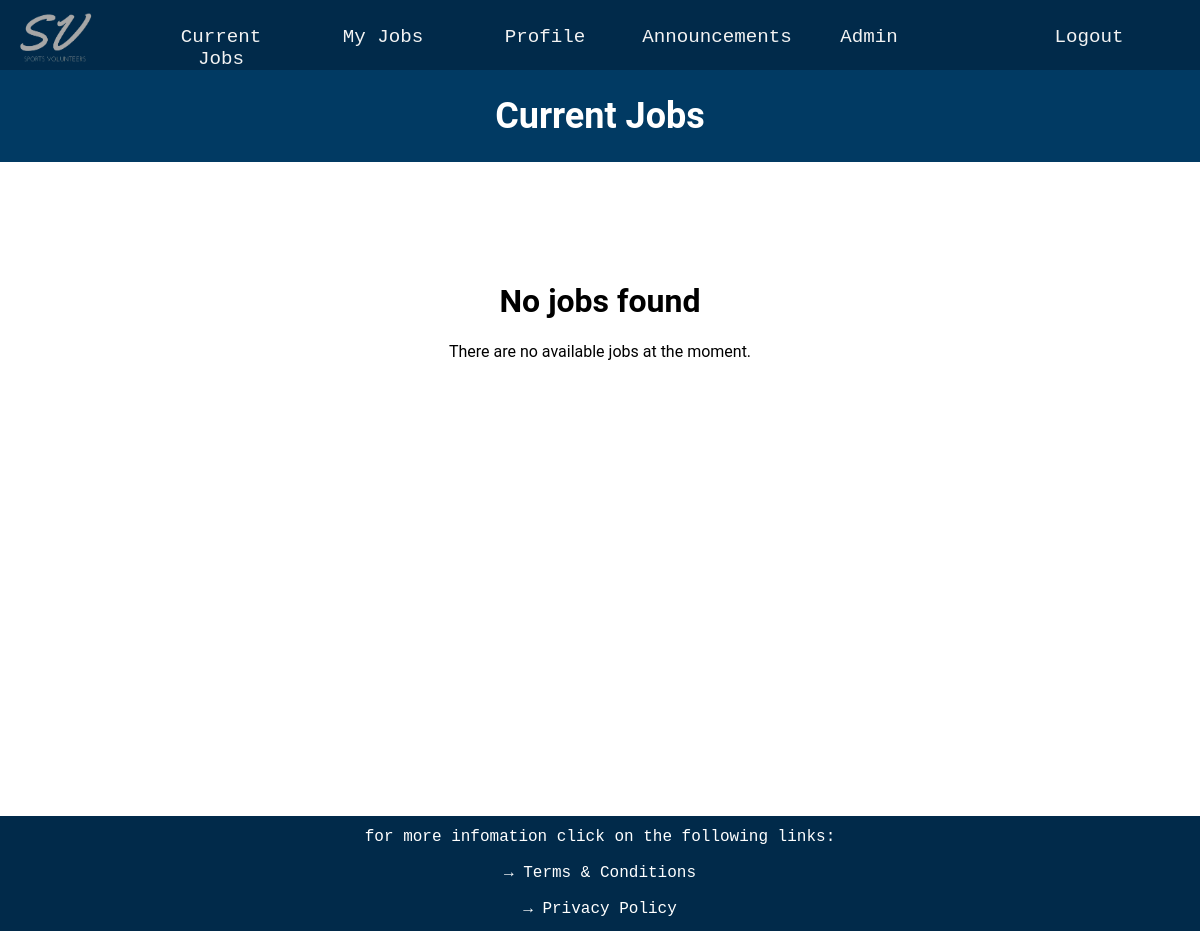
The app's page /current_jobs (signed in), older data.
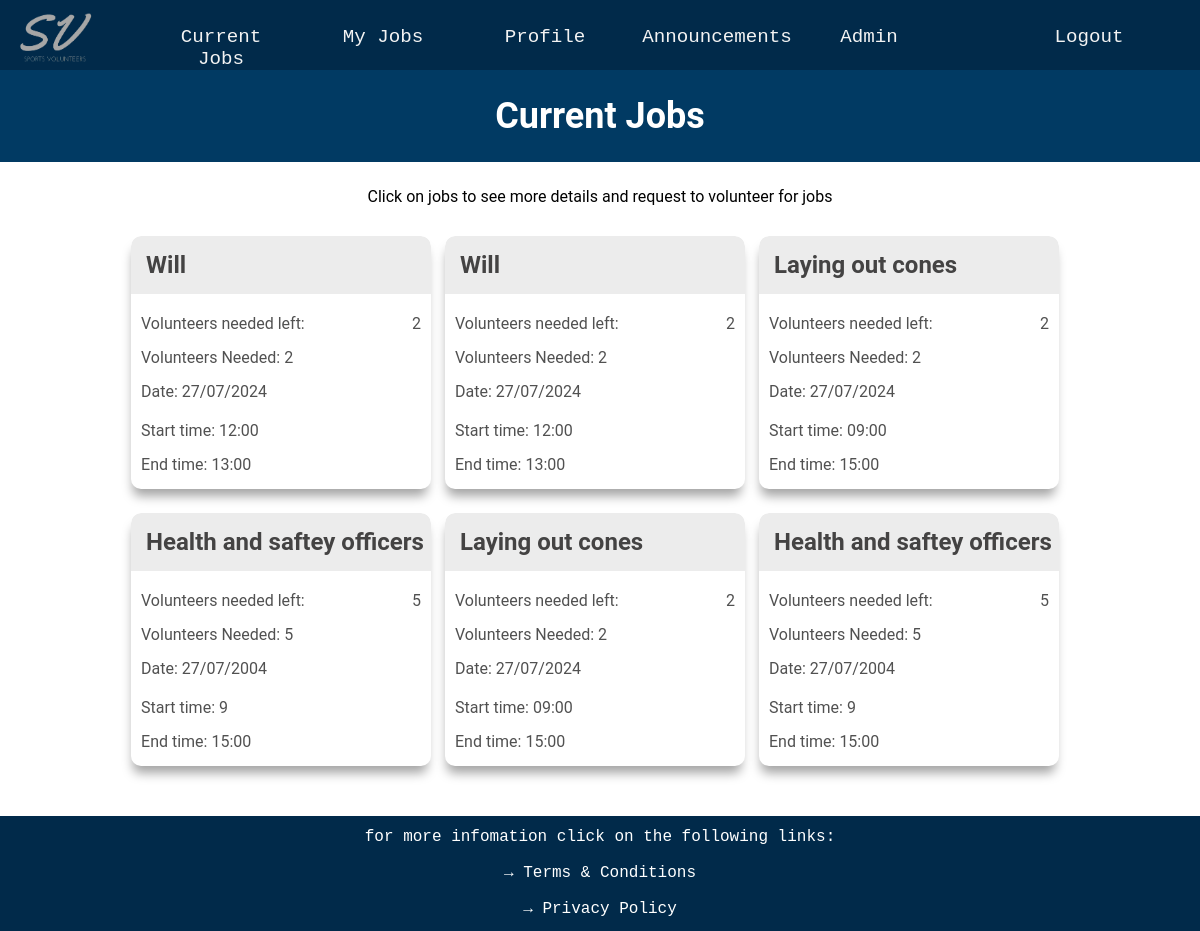
The same page, newer data.
### website/databases.py (models this page shows, shortened)
class Jobs(UserMixin, db.Model):
    __tablename__ = 'jobs'
    job_id = db.Column(db.Integer, primary_key=True)
    job_name = db.Column(db.String(20))
    volunteers_needed = db.Column(db.Integer)
    volunteers_needed_left = db.Column(db.Integer)
    start_time = db.Column(db.String(20))
    end_time = db.Column(db.String(20))
    date = db.Column(db.String(20))
    job_description = db.Column(db.String(300))
    job_qualifications = db.relationship('Qualification', secondary=job_requirements,
                                         backref=db.backref('required_for_jobs', lazy='subquery'))

### website/routes.py (the view)
@app.route('/current_jobs', methods=['GET', 'POST'])
def current_jobs():
    jobs = Jobs.query.all()
    current_user_id = current_user.get_id()
    user = User.query.get(current_user_id)
    user_qualifications_ids = {q.qualifications_id for q in user.qualifications}
    qualified_jobs_ids = []
    for job in jobs:
        job_requirement_ids = {qr.qualifications_id for qr in job.job_qualifications}
        if job_requirement_ids.issubset(user_qualifications_ids):
            qualified_jobs_ids.append(job.job_id)
    assigned_job_ids = []
    assigned_jobs = UserJobLink.query.filter_by(user_id=current_user_id).all()
    for assigned_job in assigned_jobs:
        assigned_job_ids.append(assigned_job.job_id)
    requested_job_ids = []
    requested_jobs = Requests.query.filter_by(user_id=current_user_id).all()
    for requested in requested_jobs:
        requested_job_ids.append(requested.job_id)
    if 'job_id_request' in request.form:
        job_id_request = request.form['job_id_request']
        new_request = Requests(user_id=current_user_id, job_id=job_id_request)
        db.session.add(new_request)
        db.session.commit()
        return redirect(url_for('current_jobs'))
    return render_template('current_jobs.html', jobs=jobs, qualified_jobs_ids=qualified_jobs_ids,
                           requested_job_ids=requested_job_ids, assigned_job_ids=assigned_job_ids, prescription_level = prescription_level)

### website/databases.py (called while the page is built)
    def get_id(self):
        return str(self.user_id)

### website/routes.py (called while the page is built)
@lm.user_loader
def load_user(user_id):
    return User.query.get(int(user_id))

### website/templates/current_jobs.html (shortened to what this page needs)
{% extends "layout.html" %}
{% block page_content %}
<div class="timetable-title-box">
    <h1 class='timetable-title'>Current Jobs</h1>
</div>
{% if jobs %}
<p class="timetable-guide">Click on jobs to see more details and request to volunteer for jobs</p>
<div class="timetable-boxes">
    {% for job in jobs %}
    <div class="job-content">
        <element class='popup_element' onclick="togglePopup('{{ job.job_id }}')">
            <div class="job-box">
                <div class="job-name-box">
                    <div class="job-name"><b>{{ job.job_name }}</b></div>
                </div>
                <div>Volunteers needed left: <span>{{ job.volunteers_needed_left }}</span></div>
                <div>Volunteers Needed: <span>{{ job.volunteers_needed }}</span></div>
                <div>Date: <span>{{ job.date }}</span></div>
                <div>Start time: <span>{{ job.start_time }}</span></div>
                <div>End time: <span>{{ job.end_time }}</span></div>
            </div>
        </element>
    </div>
    {% endfor %}
</div>
{% else %}
<div class="no-jobs">
    <h1>No jobs found</h1>
    <p>There are no available jobs at the moment.</p>
</div>
{% endif %}
{% endblock %}

### website/templates/layout.html (shortened to what this page needs)
<!DOCTYPE html>
{% import "bootstrap/wtf.html" as wtf %}
<head>
    <link rel=stylesheet type=text/css href="{{ url_for('static', filename='styles.css') }}">
</head>
<div id="page-container">
    <ul class="navbar">
        <li>
            <div class="navbar_box_logo">
                <br>
                <img class="top_logo"
                    src="{{ url_for('static', filename='images/darker_logo.png') }}"
                    onmouseover= this.src="{{ url_for('static', filename='images/light_logo.png') }}"
                    onmouseout= this.src="{{ url_for('static', filename='images/darker_logo.png') }}"
                    alt="logo image" />
            </div>
        </li>
        <li>
            <div class="navbar_box">
                <a class="navbar_item" href="{{ url_for('current_jobs') }}">Current Jobs</a>
            </div>
        </li>
        <li>
            <div class="navbar_box">
                <a class="navbar_item" href="{{ url_for('my_jobs') }}">My Jobs</a>
            </div>
        </li>
        <li>
            <div class="navbar_box">
                <a class="navbar_item" href="{{ url_for('profile') }}">Profile</a>
            </div>
        </li>
        <li>
            <div class="navbar_box">
                <a class="navbar_item" href="{{ url_for('announcements') }}">Announcements</a>
            </div>
        </li>
        {% if current_user.admin %}
            <li>
            <div class="navbar_box">
                <a class="navbar_item" href="{{ url_for('admin') }}">Admin</a>
            </div>
        </li>
        {% endif %}
        <li class = "navbar_right">
            <div class="navbar_box">
                <a class="navbar_item" href="{{ url_for('logout') }}">Logout</a>
            </div>
        </li>
    </ul>
    <div id = "content-wrap">
        {% block page_content %}{% endblock %}
    </div>
</div>
<footer class="footer">
    <p class = 'footer_text'>for more infomation click on the following links:</p>
    <p><a href="{{ url_for('terms') }}" class = 'footer_link'>→ Terms & Conditions</a></p>
    <p><a href="{{ url_for('privacy')}}" class = 'footer_link'>→ Privacy Policy</a></p>
</footer>

### website/static/styles.css (style rules this page uses)
.navbar { list-style-type: none; padding: 0; overflow: hidden; background-color: #012A4A; position: sticky; top: 0px; margin: 0px; z-index: 1; }
.navbar_box_logo { height: 50px; width: 140px; margin-top: 10px; margin-bottom: 10px; }
.navbar_box { height: 50px; width: 162px; margin-top: 10px; margin-bottom: 10px; }
li { float: left; }
.navbar_right { float: right; margin-right: 30px; }
.navbar_item { display: block; text-decoration: none; font-family: Andale Mono, monospace; color: #F3F3F3; font-size: 120%; text-align: center; padding: 10% 10%; }
#page-container { position: relative; min-height: 100vh; }
#content-wrap { overflow: auto; }
.top_logo { height: 80px; width: 80px; text-align: center; display: flex; margin-left: 15px; margin-top: -30px; }
.footer { width: 100%; height: 115px; background-color: #012A4A; text-align: center; margin-top: auto; }
.footer_text, .footer_link { color: white; text-decoration: none; font-family: Andale Mono, monospace; font-size: 16px; text-align: center; }
.footer_text { padding-top: 12px; }
.profile-title, .timetable-title { text-align: center; font-size: 3vw; color: white; }
.p-title-box, .timetable-title-box { background-color: #013A63; padding: 1px; margin-bottom: 25px; }
.timetable-guide { text-align: center; margin-bottom: 30px; }
.timetable-boxes { margin: 0px 50px; text-align: center; }
.job-content { display: inline-block; margin-right: 10px; text-align: left; width: 300px; white-space: nowrap; overflow: hidden; text-overflow: ellipsis; border-radius: 10px; margin-bottom: 20px; box-shadow: -1px 10px 11px -3px rgb(164, 164, 164); }
.job-box { border-radius: 10px; max-width: 300px; color: #515151; }
.job-name-box div { padding: 0px 10px; }
.job-name { font-size: 24px; color: rgb(68, 67, 67); }
.job-box div:nth-child(n + 2) { padding: 0px 10px 10px 10px; margin-bottom: 5px; }
.job-box div:nth-child(2) { display: flex; justify-content: space-between; margin-top: 20px; }
.job-box div:nth-child(4) { margin-bottom: 10px; }
.job-name-box { background-color: #ececec; padding: 15px 5px 15px 5px; border-radius: 10px 10px 0px 0px; }

Row changes from the older to the newer data that the page shows:
added Jobs: job_name "Will", volunteers_needed_left "2", volunteers_needed "2", date "27/07/2024", start_time "12:00", end_time "13:00"
added Jobs: job_name "Will", volunteers_needed_left "2", volunteers_needed "2", date "27/07/2024", start_time "12:00", end_time "13:00"
added Jobs: job_name "Laying out cones", volunteers_needed_left "2", volunteers_needed "2", date "27/07/2024", start_time "09:00", end_time "15:00"
added Jobs: job_name "Health and saftey officers", volunteers_needed_left "5", volunteers_needed "5", date "27/07/2004", start_time "9", end_time "15:00"
added Jobs: job_name "Laying out cones", volunteers_needed_left "2", volunteers_needed "2", date "27/07/2024", start_time "09:00", end_time "15:00"
added Jobs: job_name "Health and saftey officers", volunteers_needed_left "5", volunteers_needed "5", date "27/07/2004", start_time "9", end_time "15:00"
Text that changed along with them:
text no longer shown: "No jobs found There are no available jobs at the moment."
text now shown: "Click on jobs to see more details and request to volunteer for jobs"
